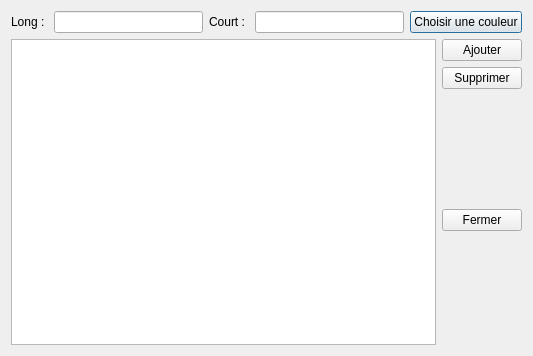
<?xml version="1.0" encoding="UTF-8"?>
<ui version="4.0">
 <class>SubjectsManager</class>
 <widget class="QDialog" name="SubjectsManager">
  <property name="windowModality">
   <enum>Qt::WindowModal</enum>
  </property>
  <property name="geometry">
   <rect>
    <x>0</x>
    <y>0</y>
    <width>533</width>
    <height>356</height>
   </rect>
  </property>
  <property name="windowTitle">
   <string>Gestionnaire des matières</string>
  </property>
  <layout class="QVBoxLayout" name="verticalLayout_2">
   <item>
    <layout class="QHBoxLayout" name="horizontalLayout">
     <item>
      <widget class="QLabel" name="label">
       <property name="text">
        <string>Long : </string>
       </property>
      </widget>
     </item>
     <item>
      <widget class="QLineEdit" name="lineEdit_long"/>
     </item>
     <item>
      <widget class="QLabel" name="label_2">
       <property name="text">
        <string>Court : </string>
       </property>
      </widget>
     </item>
     <item>
      <widget class="QLineEdit" name="lineEdit_short"/>
     </item>
     <item>
      <widget class="QPushButton" name="pushButton_color">
       <property name="mouseTracking">
        <bool>false</bool>
       </property>
       <property name="text">
        <string>Choisir une couleur</string>
       </property>
      </widget>
     </item>
    </layout>
   </item>
   <item>
    <layout class="QHBoxLayout" name="horizontalLayout_2">
     <item>
      <widget class="QListWidget" name="list_subjects"/>
     </item>
     <item>
      <layout class="QVBoxLayout" name="verticalLayout">
       <item>
        <widget class="QPushButton" name="pushButton_add">
         <property name="text">
          <string>Ajouter</string>
         </property>
        </widget>
       </item>
       <item>
        <widget class="QPushButton" name="pushButton_delete">
         <property name="text">
          <string>Supprimer</string>
         </property>
        </widget>
       </item>
       <item>
        <spacer name="verticalSpacer_3">
         <property name="orientation">
          <enum>Qt::Vertical</enum>
         </property>
         <property name="sizeHint" stdset="0">
          <size>
           <width>20</width>
           <height>40</height>
          </size>
         </property>
        </spacer>
       </item>
       <item>
        <widget class="QPushButton" name="pushButton_close">
         <property name="text">
          <string>Fermer</string>
         </property>
        </widget>
       </item>
       <item>
        <spacer name="verticalSpacer_2">
         <property name="orientation">
          <enum>Qt::Vertical</enum>
         </property>
         <property name="sizeHint" stdset="0">
          <size>
           <width>20</width>
           <height>40</height>
          </size>
         </property>
        </spacer>
       </item>
      </layout>
     </item>
    </layout>
   </item>
  </layout>
 </widget>
 <resources/>
 <connections>
  <connection>
   <sender>pushButton_close</sender>
   <signal>clicked()</signal>
   <receiver>SubjectsManager</receiver>
   <slot>accept()</slot>
   <hints>
    <hint type="sourcelabel">
     <x>450</x>
     <y>224</y>
    </hint>
    <hint type="destinationlabel">
     <x>459</x>
     <y>271</y>
    </hint>
   </hints>
  </connection>
 </connections>
</ui>
